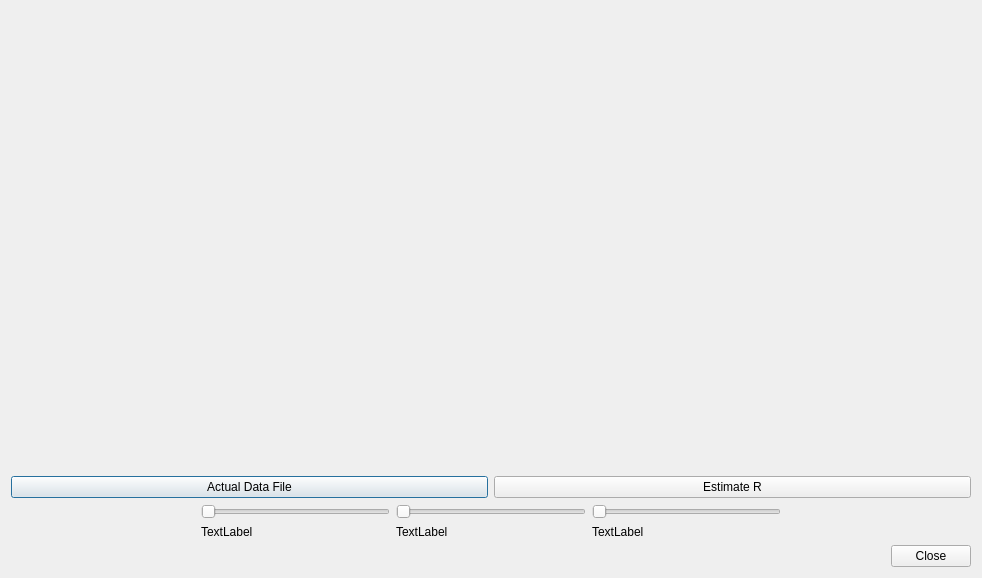
<?xml version="1.0" encoding="UTF-8"?>
<ui version="4.0">
 <class>CoronaSimulationDialog</class>
 <widget class="QDialog" name="CoronaSimulationDialog">
  <property name="geometry">
   <rect>
    <x>0</x>
    <y>0</y>
    <width>982</width>
    <height>578</height>
   </rect>
  </property>
  <property name="windowTitle">
   <string>Dialog</string>
  </property>
  <layout class="QVBoxLayout" name="verticalLayout">
   <item>
    <layout class="QHBoxLayout" name="figuresLayout"/>
   </item>
   <item>
    <spacer name="verticalSpacer">
     <property name="orientation">
      <enum>Qt::Vertical</enum>
     </property>
     <property name="sizeHint" stdset="0">
      <size>
       <width>20</width>
       <height>40</height>
      </size>
     </property>
    </spacer>
   </item>
   <item>
    <layout class="QHBoxLayout" name="horizontalLayout_2">
     <item>
      <widget class="QPushButton" name="actualDataFileButton">
       <property name="text">
        <string>Actual Data File</string>
       </property>
      </widget>
     </item>
     <item>
      <widget class="QPushButton" name="estimateRButton">
       <property name="text">
        <string>Estimate R</string>
       </property>
      </widget>
     </item>
    </layout>
   </item>
   <item>
    <layout class="QHBoxLayout" name="horizontalLayout">
     <item>
      <spacer name="horizontalSpacer_2">
       <property name="orientation">
        <enum>Qt::Horizontal</enum>
       </property>
       <property name="sizeHint" stdset="0">
        <size>
         <width>40</width>
         <height>20</height>
        </size>
       </property>
      </spacer>
     </item>
     <item>
      <layout class="QVBoxLayout" name="verticalLayout_2">
       <property name="rightMargin">
        <number>0</number>
       </property>
       <item>
        <widget class="QSlider" name="sliderRo">
         <property name="maximum">
          <number>1000</number>
         </property>
         <property name="orientation">
          <enum>Qt::Horizontal</enum>
         </property>
        </widget>
       </item>
       <item>
        <widget class="QLabel" name="labelRo">
         <property name="text">
          <string>TextLabel</string>
         </property>
        </widget>
       </item>
      </layout>
     </item>
     <item>
      <layout class="QVBoxLayout" name="verticalLayout_3">
       <property name="rightMargin">
        <number>0</number>
       </property>
       <item>
        <widget class="QSlider" name="sliderGamma">
         <property name="maximum">
          <number>1000</number>
         </property>
         <property name="orientation">
          <enum>Qt::Horizontal</enum>
         </property>
        </widget>
       </item>
       <item>
        <widget class="QLabel" name="labelGamma">
         <property name="text">
          <string>TextLabel</string>
         </property>
        </widget>
       </item>
      </layout>
     </item>
     <item>
      <layout class="QVBoxLayout" name="verticalLayout_4">
       <property name="rightMargin">
        <number>0</number>
       </property>
       <item>
        <widget class="QSlider" name="sliderBeta">
         <property name="maximum">
          <number>1000</number>
         </property>
         <property name="orientation">
          <enum>Qt::Horizontal</enum>
         </property>
        </widget>
       </item>
       <item>
        <widget class="QLabel" name="labelBeta">
         <property name="text">
          <string>TextLabel</string>
         </property>
        </widget>
       </item>
      </layout>
     </item>
     <item>
      <spacer name="horizontalSpacer">
       <property name="orientation">
        <enum>Qt::Horizontal</enum>
       </property>
       <property name="sizeHint" stdset="0">
        <size>
         <width>40</width>
         <height>20</height>
        </size>
       </property>
      </spacer>
     </item>
    </layout>
   </item>
   <item>
    <widget class="QDialogButtonBox" name="buttonBox">
     <property name="orientation">
      <enum>Qt::Horizontal</enum>
     </property>
     <property name="standardButtons">
      <set>QDialogButtonBox::Close</set>
     </property>
    </widget>
   </item>
  </layout>
 </widget>
 <resources/>
 <connections>
  <connection>
   <sender>buttonBox</sender>
   <signal>accepted()</signal>
   <receiver>CoronaSimulationDialog</receiver>
   <slot>accept()</slot>
   <hints>
    <hint type="sourcelabel">
     <x>248</x>
     <y>254</y>
    </hint>
    <hint type="destinationlabel">
     <x>157</x>
     <y>274</y>
    </hint>
   </hints>
  </connection>
  <connection>
   <sender>buttonBox</sender>
   <signal>rejected()</signal>
   <receiver>CoronaSimulationDialog</receiver>
   <slot>reject()</slot>
   <hints>
    <hint type="sourcelabel">
     <x>316</x>
     <y>260</y>
    </hint>
    <hint type="destinationlabel">
     <x>286</x>
     <y>274</y>
    </hint>
   </hints>
  </connection>
  <connection>
   <sender>actualDataFileButton</sender>
   <signal>clicked()</signal>
   <receiver>CoronaSimulationDialog</receiver>
   <slot>actual_data_file_selected()</slot>
   <hints>
    <hint type="sourcelabel">
     <x>490</x>
     <y>451</y>
    </hint>
    <hint type="destinationlabel">
     <x>490</x>
     <y>288</y>
    </hint>
   </hints>
  </connection>
  <connection>
   <sender>estimateRButton</sender>
   <signal>clicked()</signal>
   <receiver>CoronaSimulationDialog</receiver>
   <slot>estimate_R()</slot>
   <hints>
    <hint type="sourcelabel">
     <x>734</x>
     <y>451</y>
    </hint>
    <hint type="destinationlabel">
     <x>490</x>
     <y>288</y>
    </hint>
   </hints>
  </connection>
 </connections>
</ui>
